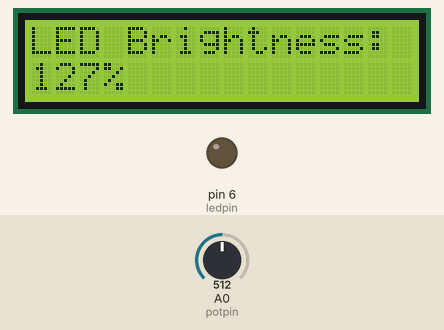
Recording of a sketch running on a simulated Arduino Uno, built with avr-gcc and run on an emulated ATmega328P. Parts: 16×2 character LCD, output pins drawn as LEDs (lit = HIGH). The test bench sets the inputs (shaded band); at power-on: A0 (potpin) = 512.

Above: at 1.2 s.
1.3 s: A0 (potpin) set to 716
At 2.5 s:
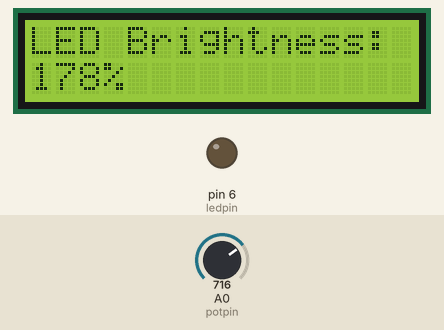
2.8 s: A0 (potpin) set to 900
At 4.1 s:
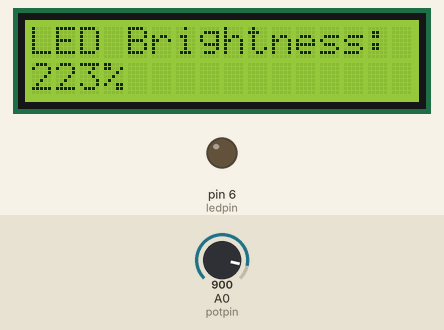
4.4 s: A0 (potpin) set to 1023
At 4.8 s:
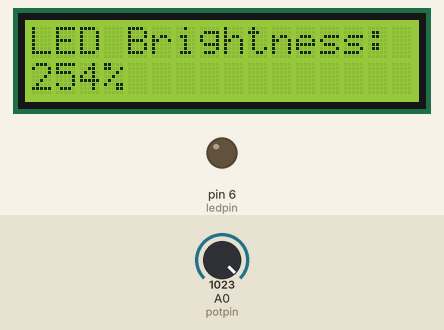
5.9 s: A0 (potpin) set to 45
At 7.1 s:
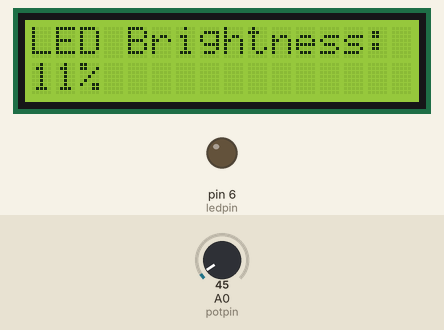
7.4 s: A0 (potpin) set to 36
At 8.6 s:
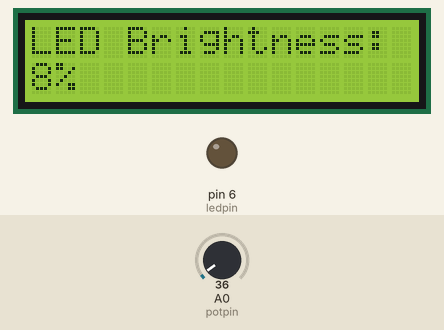
Timing chart, 0 to 9.9 s (numbered marks = the images above; inputs shaded):
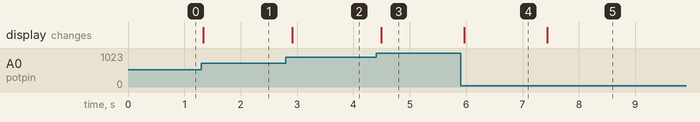

Measured:
- after the input at 1.3 s, the display: changes at once (image 1)
- after the input at 2.8 s, the display: changes after 0.11 s (image 2)
- after the input at 4.4 s, the display: changes after 0.09 s (image 3)
- after the input at 5.9 s, the display: changes after 0.06 s (image 4)
- after the input at 7.4 s, the display: changes at once (image 5)

The sketch:

part-4-2.hex.ino
```cpp
#include <LiquidCrystal.h>
LiquidCrystal lcd(12,11,5,4,3,2);

int ledpin = 6;
int potpin = A0;
float Value;

void setup() {
  pinMode(ledpin, OUTPUT);
  lcd.begin(16,2);
}

void loop() {
  Value = analogRead(potpin);
   int value = map(Value,0,402,0,100);

  lcd.setCursor(0, 0);
  lcd.print("LED Brightness:");

  // Clear previous value area
  lcd.setCursor(0, 1);
  lcd.print("                ");  // clear full line

  // Print updated value
  lcd.setCursor(0, 1);
  lcd.print(value);
  lcd.print("%");

  delay(100);
}
```
